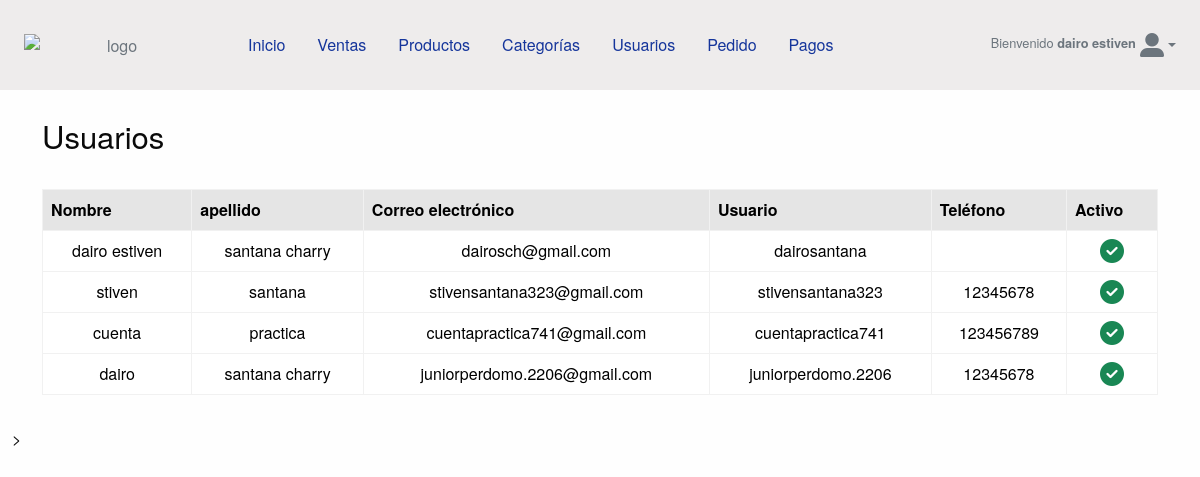
/cuenta/admin/usuario/ (signed in), run on an earlier commit of the app's database.
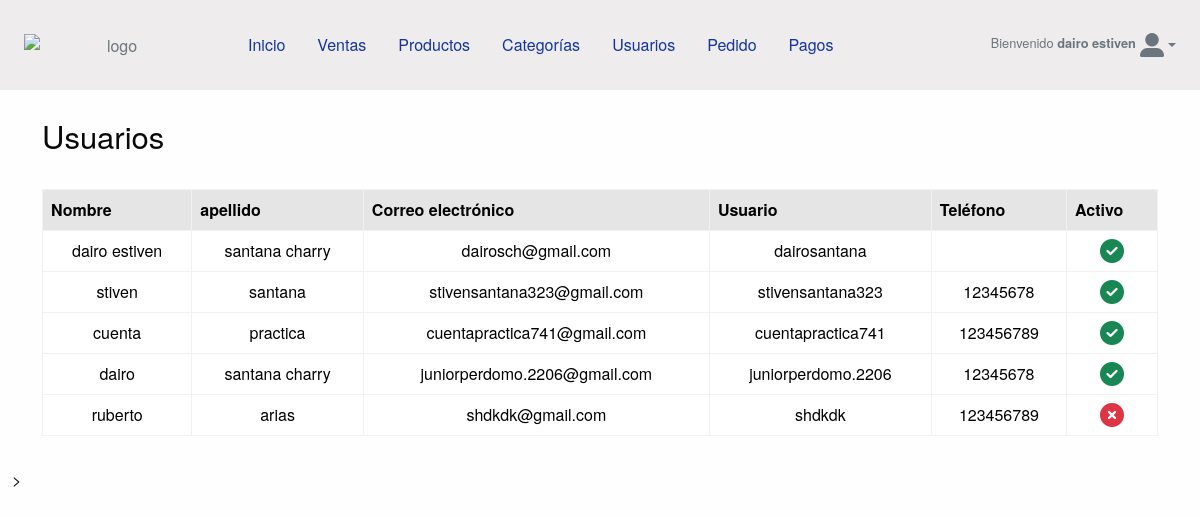
And on a later commit of the database.
### cuenta/models.py (models this page shows, shortened)
class Cuenta(AbstractBaseUser):
    nombre = models.CharField(max_length=25)
    apellido = models.CharField(max_length=25)
    username = models.CharField(max_length=25, unique=True, verbose_name="usuario")
    correo_electronico = models.EmailField(max_length=50, unique=True)
    telefono = models.CharField(max_length=12)
    inicio_acceso = models.DateField(default=timezone.now)
    ultimo_acceso = models.DateField(default=timezone.now)
    is_staff = models.BooleanField(default=False, verbose_name="usuario")
    is_admin = models.BooleanField(default=False, verbose_name="Administrador")
    is_active = models.BooleanField(default=False, verbose_name="Actvio")
    USERNAME_FIELD = "correo_electronico"
    REQUIRED_FIELDS = ["nombre", "apellido", "username"]
    objects = ManejardorCuenta()
    def __str__(self):
        return self.correo_electronico

### config/decorators.py (the view)
    def wrapper(request, *args, **kwargs):
        cuenta = Cuenta.objects.get(correo_electronico=request.user)
        if cuenta.is_active and cuenta.is_staff and cuenta.is_admin:
            return view_func(request, *args, **kwargs)
        else:
            return redirect("inicio_sesion")

### cuenta/views.py (called while the page is built)
@login_required(login_url="inicio_sesion")
@protect_route
def listar_usuario(request):
    queryset = Cuenta.objects.all()
    if request.method == "POST":
        form = CuentaForms(request.POST)
        if form.is_valid():
            form.save()
            messages.success(request, "Usuario guardada")
            form = CuentaForms()
        else:
            messages.error(
                request,
                "Ha ocurrido un error en el formulario, intenta agregar otra vez al usuario",
            )
    else:
        form = CuentaForms()
    return render(
        request,
        "admin/usuario/lista_usuario.html",
        {"usuario": queryset, "form": form},
    )

### tienda/context_processors.py (called while the page is built)
def enlaces_categorias(request):
    enlace = Categoria.objects.all()
    return dict(enlace_categoria=enlace)

### templates/admin/usuario/lista_usuario.html (shortened to what this page needs)
{% extends 'admin/base_admin.html' %}
{% load static %}
{% block content %}
  <div>
    <div class="container my-3">
      <div class="d-flex justify-content-between my-4">
        <div>
          <h3>Usuarios</h3>
        </div>
      </div>
      <div class="d-flex justify-content-center text-center">
        <div class="col-12">
          <div class="table-responsive">
            <table id="tblAdmin" class="table table-hover table-bordered">
              <thead class="table-active">
                <tr>
                  <th scope="col">Nombre</th>
                  <th scope="col">apellido</th>
                  <th scope="col">Correo electrónico</th>
                  <th scope="col">Usuario</th>
                  <th scope="col">Teléfono</th>
                  <th scope="col">Activo</th>
                </tr>
              </thead>
              <tbody>
                {% for u in usuario %}
                  <tr>
                    <td class="align-middle">
                      <span>{{ u.nombre }}</span>
                    </td>
                    <td class="align-middle">{{ u.apellido }}</td>
                    <td class="align-middle">{{ u.correo_electronico }}</td>
                    <td class="align-middle">{{ u.username }}</td>
                    <td class="align-middle text-center">{{ u.telefono }}</td>
                    <td class="align-middle text-center">
                      {% if u.is_active %}
                        <i class="fas fa-check-circle fa-xl text-success"></i>
                      {% else %}
                        <i class="fas fa-times-circle fa-xl text-danger"></i>
                      {% endif %}
                    </td>
                  </tr>
                {% endfor %}
              </tbody>
            </table>
          </div>
        </div>
      </div>
    </div>>
  </div>
{% endblock %}

### templates/admin/include/menu.html (shortened to what this page needs)
{% load static %}
<div class="text-secondary bg-nav">
  <div class="container-fluid my-4 d-lg-flex align-items-center text-center gap-2">
    <a class="navbar-brand" href="{% url 'dashboard' %}"><img src="{% static 'img/logo.svg' %}" alt="logo" width="180px" /></a>
    <ul class="nav mb-2 mb-lg-0 colors-texto me-auto">
      <li class="nav-item">
        <a class="nav-link" href="{% url 'dashboard' %}">Inicio</a>
      </li>
      <li class="nav-item">
        <a class="nav-link" href="{% url 'lista_venta' %}">Ventas</a>
      </li>
      <li class="nav-item">
        <a class="nav-link" href="{% url 'lista_productos' %}">Productos</a>
      </li>
      <li class="nav-item">
        <a class="nav-link" href="{% url 'lista_categorias' %}">Categorías</a>
      </li>
      <li class="nav-item">
        <a class="nav-link" href="{% url 'lista_usuario' %}">Usuarios</a>
      </li>
      <li class="nav-item">
        <a class="nav-link" href="{% url 'lista_pedido' %}">Pedido</a>
      </li>
      <li class="nav-item">
        <a class="nav-link" href="{% url 'lista_pagos' %}">Pagos</a>
      </li>
    </ul>
    <div class="d-flex ml-auto">
      {% if user.is_authenticated %}
        <small class="py-0 my-0 mx-1">Bienvenido <strong>{{ user.nombre }}</strong></small>
      {% endif %}
      <li class="nav-item dropdown list-unstyled">
        <a class="nav-link dropdown-toggle" href="#" role="button" data-bs-toggle="dropdown" aria-expanded="false"><i class="fa-solid fa-user-large fa-xl"></i></a>
      </li>
    </div>
  </div>
</div>

What changed in the data, as far as the page shows it:
added Cuenta: nombre "ruberto", apellido "arias", correo_electronico "shdkdk@gmail.com", username "shdkdk", telefono "123456789", is_active False (drawn)
